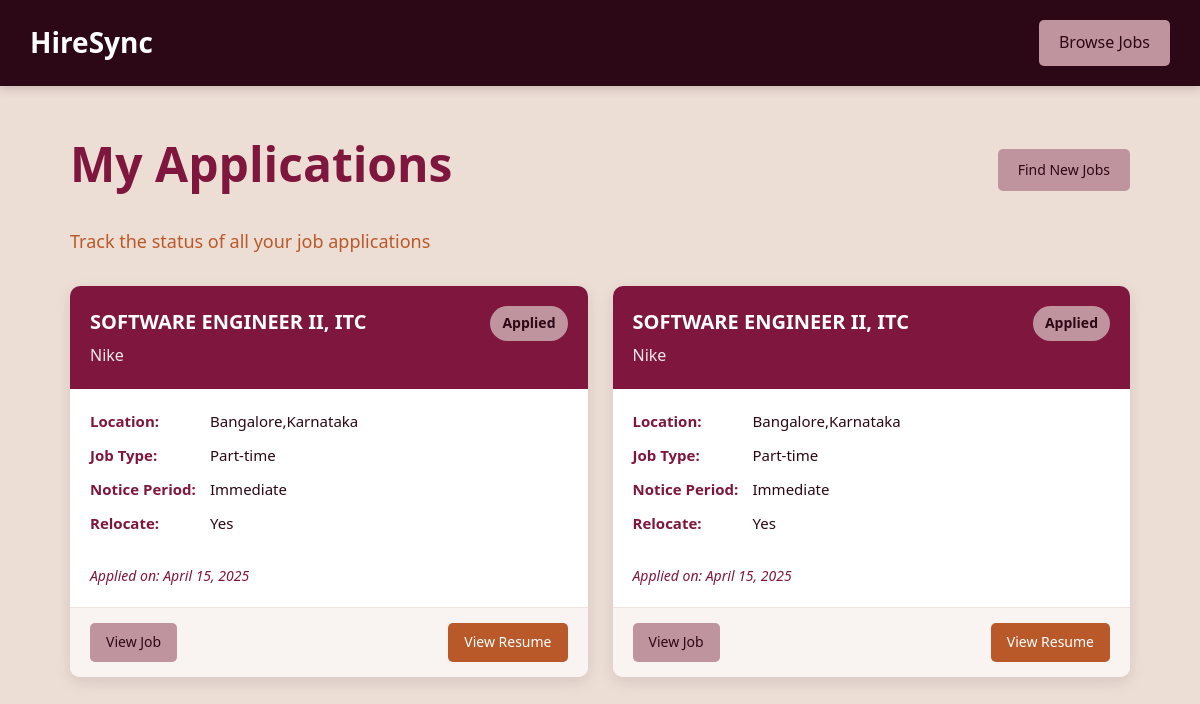
The page /app2/applied-remote-jobs/ (signed in) on the database its author committed.
### app2/models.py (models this page shows, shortened)
class RemoteJobApplication(models.Model):
    STATUS_CHOICES = [
        ('Applied', 'Applied'),
        ('Under Review', 'Under Review'),
        ('Interview', 'Interview'),
        ('Rejected', 'Rejected'),
        ('Offered', 'Offered'),
        ('Accepted', 'Accepted'),
    ]
    user = models.ForeignKey(CustomUser, on_delete=models.CASCADE, related_name='remote_job_applications')
    job = models.ForeignKey('RemoteJob', on_delete=models.CASCADE, related_name='applications')
    first_name = models.CharField(max_length=100)
    last_name = models.CharField(max_length=100)
    email = models.EmailField()
    phone = models.CharField(max_length=20)
    location = models.CharField(max_length=200)
    linkedin = models.URLField(blank=True, null=True)
    current_title = models.CharField(max_length=200, blank=True, null=True)
    experience_years = models.CharField(max_length=50, blank=True, null=True)
    education = models.CharField(max_length=100)
    notice_period = models.CharField(max_length=50)
    skills = models.TextField()
    resume = models.FileField(upload_to='resumes/')
    cover_letter = models.FileField(upload_to='cover_letters/', blank=True, null=True)
    relocate = models.CharField(max_length=10)
    additional_info = models.TextField(blank=True, null=True)
    terms_agree = models.BooleanField(default=False)
    future_contact = models.BooleanField(default=False)
    status = models.CharField(max_length=20, choices=STATUS_CHOICES, default='Applied')
    applied_date = models.DateTimeField(default=timezone.now)
    class Meta:
        ordering = ['-applied_date']
        verbose_name = 'Remote Job Application'
        verbose_name_plural = 'Remote Job Applications'

class RemoteJob(models.Model):
    JOB_TYPE_CHOICES = [
        ('Full-time', 'Full-time'),
        ('Part-time', 'Part-time'),
        ('Contract', 'Contract'),
        ('Freelance', 'Freelance'),
        ('Internship', 'Internship'),
    ]
    title = models.CharField(max_length=100)
    companyImage = models.ImageField(upload_to='CompanyImages/', null=True, blank=True)
    description = models.TextField()
    company = models.CharField(max_length=100)
    location = models.CharField(max_length=100)
    responsibilities = models.TextField(blank=True, help_text="Enter responsibilities separated by new lines")
    requirements = models.TextField(blank=True, help_text="Enter requirements separated by new lines")
    benefits = models.TextField(blank=True, help_text="Enter benefits separated by new lines")
    job_type = models.CharField(max_length=20, choices=JOB_TYPE_CHOICES, default='Full-time')
    experience = models.CharField(max_length=50, blank=True)
    education = models.CharField(max_length=100, blank=True)
    salary = models.CharField(max_length=100, blank=True)
    posted_on = models.DateTimeField(auto_now_add=True)

### app2/views.py (the view)
# urls.py: path('applied-remote-jobs/', views.applied_remote_jobs, name='applied_remote_jobs'),
@login_required(login_url='app1:login')
def applied_remote_jobs(request):
    applications = RemoteJobApplication.objects.filter(user=request.user).order_by('-applied_date')
    return render(request, 'jobs/applied_remote_jobs.html', {
        'applications': applications
    })

### templates/jobs/applied_remote_jobs.html (shortened to what this page needs)
<!DOCTYPE html>
<html lang="en">
<head>
</head>
<body>
    <!DOCTYPE html>
<html lang="en">
<head>
</head>
<body>
    <div class="page-header">
        <a href="{% url 'app1:home' %}" class="logo"><h1>HireSync</h1></a>
        <div class="header-links">
            <a href="{% url 'app2:remote_job_list' %}">Browse Jobs</a>
        </div>
    </div>
    <div class="container">
        <div class="page-title">
            <h2>My Applications</h2>
            <div class="header-links">
                <a href="{% url 'app2:remote_job_list' %}" class="btn btn-secondary">Find New Jobs</a>
            </div>
        </div>
        <p class="page-subtitle">Track the status of all your job applications</p>
        {% if applications %}
            <div class="applications-container">
                {% for application in applications %}
                    <div class="application-card">
                        <div class="application-header">
                            <h3>{{ application.job.title }}</h3>
                            <div class="application-company">{{ application.job.company }}</div>
                            <span class="application-status status-{{ application.status|lower }}">{{ application.status }}</span>
                        </div>
                        <div class="application-body">
                            <div class="application-info">
                                <div class="info-row">
                                    <div class="info-label">Location:</div>
                                    <div class="info-value">{{ application.job.location }}</div>
                                </div>
                                <div class="info-row">
                                    <div class="info-label">Job Type:</div>
                                    <div class="info-value">{{ application.job.job_type }}</div>
                                </div>
                                <div class="info-row">
                                    <div class="info-label">Notice Period:</div>
                                    <div class="info-value">{{ application.notice_period }}</div>
                                </div>
                                <div class="info-row">
                                    <div class="info-label">Relocate:</div>
                                    <div class="info-value">{{ application.relocate }}</div>
                                </div>
                            </div>
                            <div class="application-date">
                                Applied on: {{ application.applied_date|date:"F j, Y" }}
                            </div>
                        </div>
                        <div class="application-footer">
                            <a href="{% url 'app2:remote_job_detail' application.job.id %}" class="btn btn-secondary">View Job</a>
                            {% if application.resume %}
                                <a href="{{ application.resume.url }}" class="btn btn-primary" target="_blank">View Resume</a>
                            {% endif %}
                        </div>
                    </div>
                {% endfor %}
            </div>
        {% endif %}
    </div>
</body>
</html>
</body>
</html>

### templates/jobs/applied_remote_jobs.html (style rules this page uses)
* { margin: 0; padding: 0; box-sizing: border-box; font-family: 'Segoe UI', Tahoma, Geneva, Verdana, sans-serif; }
body { background-color: #ECDDD5; color: #2C0715; line-height: 1.6; }
.page-header { background-color: #2C0715; padding: 20px 30px; color: white; display: flex; justify-content: space-between; align-items: center; box-shadow: 0 2px 10px rgba(44, 7, 21, 0.2); }
.page-header .logo { text-decoration: none; color: white; }
.page-header h1 { font-size: 28px; font-weight: 600; }
.header-links a { display: inline-block; padding: 10px 20px; text-decoration: none; border-radius: 5px; font-weight: 500; transition: all 0.3s ease; background-color: #C0949F; color: #2C0715; margin-left: 10px; }
.container { max-width: 1100px; margin: 40px auto; padding: 0 20px; }
.page-title { margin-bottom: 25px; color: #7F163D; font-size: 32px; font-weight: 600; display: flex; justify-content: space-between; align-items: center; }
.page-subtitle { font-size: 18px; color: #B95929; margin-bottom: 30px; }
.applications-container { display: grid; grid-template-columns: repeat(auto-fill, minmax(340px, 1fr)); gap: 25px; }
.application-card { background-color: white; border-radius: 10px; box-shadow: 0 5px 15px rgba(44, 7, 21, 0.1); overflow: hidden; transition: all 0.3s ease; display: flex; flex-direction: column; }
.application-header { padding: 20px; background-color: #7F163D; color: white; position: relative; }
.application-header h3 { font-size: 20px; margin-bottom: 5px; padding-right: 80px; }
.application-company { font-size: 16px; opacity: 0.9; }
.application-status { position: absolute; top: 20px; right: 20px; padding: 6px 12px; border-radius: 20px; font-size: 14px; font-weight: 600; }
.status-applied { background-color: #C0949F; color: #2C0715; }
.application-body { padding: 20px; flex-grow: 1; display: flex; flex-direction: column; }
.application-info { margin-bottom: 20px; }
.info-row { display: flex; margin-bottom: 10px; font-size: 15px; }
.info-label { width: 120px; font-weight: 600; color: #7F163D; }
.info-value { flex: 1; }
.application-date { margin-top: auto; font-size: 14px; color: #7F163D; font-style: italic; }
.application-footer { background-color: #f9f4f1; padding: 15px 20px; border-top: 1px solid #efe5e0; display: flex; justify-content: space-between; }
.btn { padding: 8px 16px; border-radius: 5px; font-size: 14px; font-weight: 500; text-decoration: none; display: inline-block; transition: all 0.3s ease; cursor: pointer; }
.btn-primary { background-color: #B95929; color: white; }
.btn-secondary { background-color: #C0949F; color: #2C0715; }

### rows shown on the page
RemoteJobApplication: job "SOFTWARE ENGINEER II, ITC", job.company "Nike", status "Applied", job.location "Bangalore,Karnataka", job.job_type "Part-time", notice_period "Immediate", relocate "Yes", applied_date "April 15, 2025"
RemoteJobApplication: job "SOFTWARE ENGINEER II, ITC", job.company "Nike", status "Applied", job.location "Bangalore,Karnataka", job.job_type "Part-time", notice_period "Immediate", relocate "Yes", applied_date "April 15, 2025"
